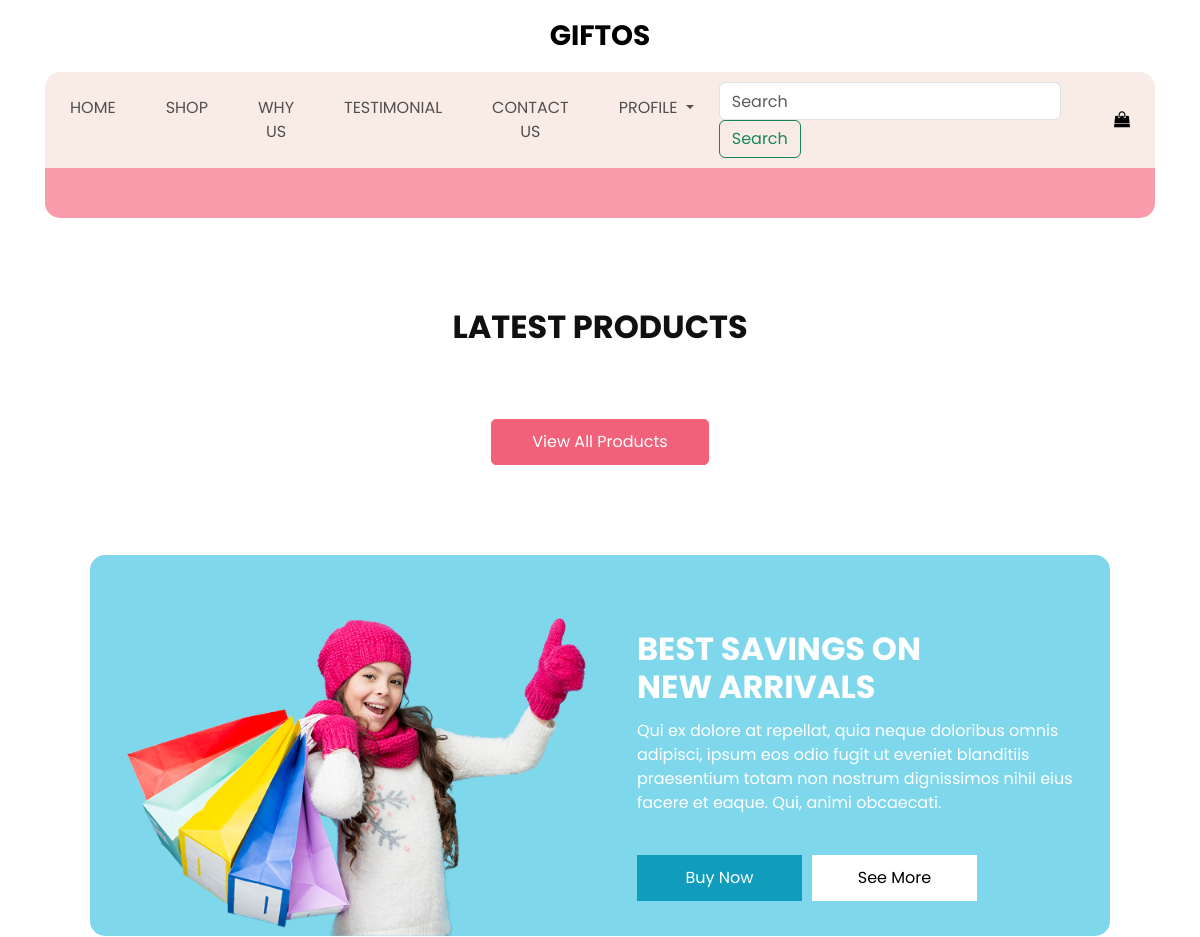
/ (upper part), run on an earlier commit of the app's database.
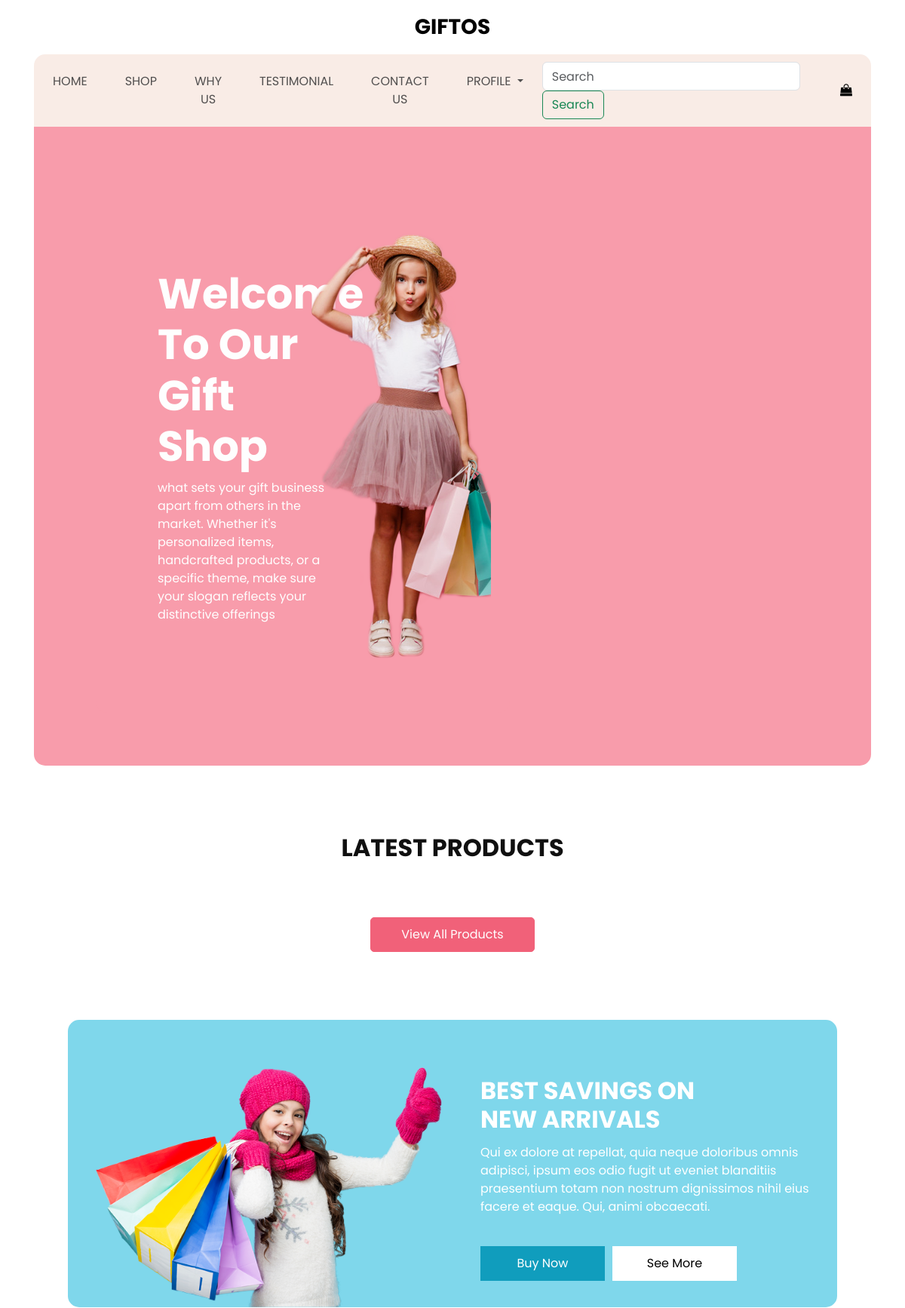
And on a later commit of the database.
### shop/models.py (models this page shows, shortened)
class Slider(models.Model):
    name = models.CharField(max_length=200)
    image = RichTextField()

### shop/views.py (the view)
# urls.py: 2. Add a URL to urlpatterns:  path('', views.home, name='home')
def home(request):
    product =Product.objects.all()[:10:3]
    slider = Slider.objects.all()
    data = {
        'slider':slider,
        'product':product
    }
    return render(request,'home/index.html',data)

### shop/templates/home/index.html (shortened to what this page needs)
{% extends 'base.html' %}
{% load static %}
{% block content %}
<section class="slider_section">
  <div class="slider_container">
    <div id="carouselExampleIndicators" class="carousel slide" data-ride="carousel">
      <div class="carousel-inner">
        {% for item in slider %}
          <div class="carousel-item active">
            <div class="container-fluid">
              <div class="row">
                <div class="col-md-7">
                  <div class="detail-box">
                      {{ item.image | safe }}
                  </div>
                </div>
              </div>
            </div>
          </div>
        {% endfor %}
      </div>
    </div>
  </div>
</section>
<section class="shop_section layout_padding">
  <div class="container">
    <div class="heading_container heading_center">
      <h2>
        Latest Products
      </h2>
    </div>
    <div class="btn-box">
      <a href="{% url 'shop:shop' %}">
        View All Products
      </a>
    </div>
  </div>
</section>
<section class="saving_section ">
  <div class="box">
    <div class="container-fluid">
      <div class="row">
        <div class="col-lg-6">
          <div class="img-box">
            <img src="{% static 'images/saving-img.png' %}" alt="">
          </div>
        </div>
        <div class="col-lg-6">
          <div class="detail-box">
            <div class="heading_container">
              <h2>
                Best Savings on <br>
                new arrivals
              </h2>
            </div>
            <p>
              Qui ex dolore at repellat, quia neque doloribus omnis adipisci, ipsum eos odio fugit ut eveniet blanditiis praesentium totam non nostrum dignissimos nihil eius facere et eaque. Qui, animi obcaecati.
            </p>
            <div class="btn-box">
              <a href="#" class="btn1">
                Buy Now
              </a>
              <a href="#" class="btn2">
                See More
              </a>
            </div>
          </div>
        </div>
      </div>
    </div>
  </div>
</section>
{% endblock %}

### shop/templates/base.html (shortened to what this page needs)
{% load static %}
<!DOCTYPE html>
<html>
<head>
  <link rel="stylesheet" type="text/css" href="https://cdnjs.cloudflare.com/ajax/libs/OwlCarousel2/2.3.4/assets/owl.carousel.min.css" />
  <link rel="stylesheet" type="text/css" href="{% static 'css/bootstrap.css' %}" />
  <link href="https://stackpath.bootstrapcdn.com/bootstrap/5.3.0/css/bootstrap.min.css" rel="stylesheet">
  <link href="{% static 'css/style.css' %}" rel="stylesheet" />
  <link href="{% static 'css/responsive.css' %}" rel="stylesheet" />
</head>
<body>
  <div class="hero_area">
    <header class="header_section">
      <nav class="navbar navbar-expand-lg custom_nav-container ">
        <a class="navbar-brand" href="{% url 'shop:home' %}">
          <span>
            Giftos
          </span>
        </a>
        <div class="collapse navbar-collapse" id="navbarSupportedContent">
          <ul class="navbar-nav  ">
            <li class="nav-item">
              <a class="nav-link" href="{% url 'shop:home' %}">Home </a>
            </li>
            <li class="nav-item">
              <a class="nav-link" href="{% url 'shop:shop' %}">
                Shop
              </a>
            </li>
            <li class="nav-item">
              <a class="nav-link" href="{% url 'shop:why' %}">
                Why Us
              </a>
            </li>
            <li class="nav-item">
              <a class="nav-link" href="{% url 'shop:testimonial' %}">
                Testimonial
              </a>
            </li>
            <li class="nav-item">
              <a class="nav-link" href="{% url 'shop:contactus' %}">Contact Us</a>
            </li>
            <li class="nav-item dropdown">
              <a class="nav-link dropdown-toggle" href="" role="button" data-bs-toggle="dropdown" aria-expanded="false">
                Profile
              </a>
            </li>
          </ul>
          <form class="form-inline my-2 my-lg-0">
            <input class="form-control mr-sm-2" type="search" name="search" placeholder="Search" aria-label="Search">
            <button class="btn btn-outline-success my-2 my-sm-0" type="submit">Search</button>
          </form>
          <div class="user_option">
            <a href="{% url 'shop:viewcart' %}">
              <i class="fa fa-shopping-bag" aria-hidden="true"></i>
            </a>
          </div>
        </div>
      </nav>
    </header>
        {% block content %}
        {% endblock %}
</body>
</html>

### shop/static/css/style.css (style rules this page uses)
body { font-family: "poppins", sans-serif; color: #101010; background-color: #ffffff; }
.layout_padding { padding-top: 90px; padding-bottom: 90px; }
.heading_container { display: -webkit-box; display: -ms-flexbox; display: flex; -webkit-box-orient: vertical; -webkit-box-direction: normal; -ms-flex-direction: column; flex-direction: column; }
.heading_container h2 { text-transform: uppercase; font-weight: bold; }
.heading_container.heading_center { -webkit-box-align: center; -ms-flex-align: center; align-items: center; text-align: center; }
.hero_area { padding: 0 45px; }
#navbarSupportedContent { width: 100%; background-color: #f9ece6; -webkit-box-pack: center; -ms-flex-pack: center; justify-content: center; padding: 10px 0; border-radius: 15px 15px 0 0; }
#navbarSupportedContent .navbar-nav .nav-link { padding: 5px 25px; color: #514f4f; text-align: center; text-transform: uppercase; border-radius: 5px; }
a, a:hover, a:focus { text-decoration: none; }
.btn, .btn:focus { outline: none !important; -webkit-box-shadow: none; box-shadow: none; }
.navbar-brand { margin: 15px 0; padding: 0; }
.navbar-brand span { font-size: 28px; font-weight: bold; color: #000000; text-transform: uppercase; margin: 0; padding: 0; }
.custom_nav-container { z-index: 99999; padding: 0; -webkit-box-orient: vertical; -webkit-box-direction: normal; -ms-flex-direction: column; flex-direction: column; -webkit-box-align: center; -ms-flex-align: center; align-items: center; }
.user_option { display: -webkit-box; display: -ms-flexbox; display: flex; -webkit-box-align: center; -ms-flex-align: center; align-items: center; margin-left: 25px; }
.user_option a { margin-right: 25px; color: #000000; }
.slider_section .slider_container { color: #fefefe; background-color: #000000; background-color: #f89cab; padding: 25px; border-radius: 0 0 15px 15px; }
.slider_section .row { -webkit-box-align: center; -ms-flex-align: center; align-items: center; }
.slider_section .img-box { display: -webkit-box; display: -ms-flexbox; display: flex; -webkit-box-pack: center; -ms-flex-pack: center; justify-content: center; padding: 45px; }
.slider_section .img-box img { width: 275px; }
.slider_section .detail-box { padding-left: 45px; margin: 45px 0; }
.slider_section .detail-box h1 { font-weight: bold; font-size: 3.5rem; margin-bottom: 10px; }
.shop_section .heading_container { margin-bottom: 20px; }
.shop_section .btn-box { display: -webkit-box; display: -ms-flexbox; display: flex; -webkit-box-pack: center; -ms-flex-pack: center; justify-content: center; margin-top: 45px; }
.shop_section .btn-box a { display: inline-block; padding: 10px 40px; background-color: #f16179; color: #ffffff; border: 1px solid #f16179; border-radius: 5px; -webkit-transition: all .3s; transition: all .3s; }
.saving_section { padding-left: 45px; padding-right: 45px; }
.saving_section .box { padding-top: 45px; background-color: #7fd7eb; color: #ffffff; border-radius: 15px; }
.saving_section .row { -webkit-box-align: center; -ms-flex-align: center; align-items: center; }
.saving_section .img-box { padding: 15px 0 0 25px; }
.saving_section .img-box img { width: 100%; }
.saving_section .detail-box { padding: 0 25px; }
.saving_section .detail-box p { margin-top: 5px; }
.saving_section .detail-box .btn-box { display: -webkit-box; display: -ms-flexbox; display: flex; -ms-flex-wrap: wrap; flex-wrap: wrap; margin: 35px -5px 0; }
.saving_section .detail-box .btn-box a { width: 165px; text-align: center; margin: 5px; }
.saving_section .detail-box .btn-box .btn1 { display: inline-block; padding: 10px 0; background-color: #109dbd; color: #ffffff; border: 1px solid #109dbd; border-radius: 0; -webkit-transition: all .3s; transition: all .3s; }
.saving_section .detail-box .btn-box .btn2 { display: inline-block; padding: 10px 0; background-color: #ffffff; color: #000000; border: 1px solid #ffffff; border-radius: 0; -webkit-transition: all .3s; transition: all .3s; }

### shop/static/css/responsive.css (style rules this page uses)
@media (min-width: 1200px) { .container { max-width: 1170px; } }

What changed in the data, as far as the page shows it:
added Slider: image "Welcome To Our Gift Shop what sets your gift business apart from others in the market. Whether it's personalized items, handcrafted products, or a specific theme, make sure your slogan reflects your distinctive offerings", image (picture)
